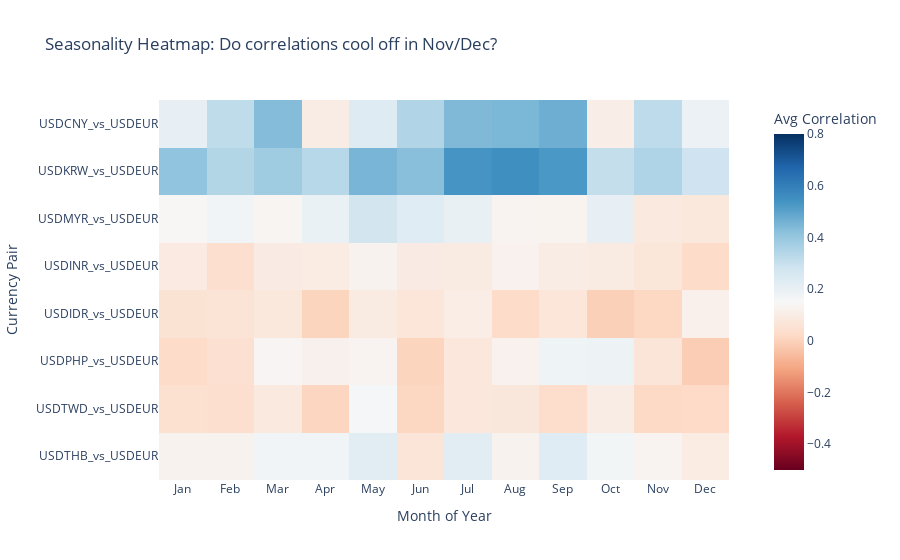

Here is the notebook cell this chart was saved with:
### Code cell
# correlation ag eur

# 1. Create a Month column
daily_corr['Month'] = daily_corr.index.month

# 2. Group by Month and take the average (Aggregating all years together)
# This creates a "Typical Year" profile for each currency
seasonality_matrix = daily_corr.groupby('Month')[usdeur_cols].mean().T

# 3. Plot Heatmap
fig = px.imshow(seasonality_matrix,
                labels=dict(x="Month of Year", y="Currency Pair", color="Avg Correlation"),
                x=['Jan', 'Feb', 'Mar', 'Apr', 'May', 'Jun', 'Jul', 'Aug', 'Sep', 'Oct', 'Nov', 'Dec'],
                color_continuous_scale='RdBu', # Red=High Corr, Blue=Inverse/Low
                zmin=-0.5, zmax=0.8, # Lock scale to see contrast
                title="Seasonality Heatmap: Do correlations cool off in Nov/Dec?")

fig.show()

### Figure 1 — Plotly figure (JSON) as saved in the notebook; plotly's stock layout.template omitted (floating-point values rounded to 4 significant figures)
{"data": [{"coloraxis": "coloraxis", "hovertemplate": "Month of Year: %{x}<br>Currency Pair: %{y}<br>Avg Correlation: %{z}<extra></extra>", "name": "0", "type": "heatmap", "x": ["Jan", "Feb", "Mar", "Apr", "May", "Jun", "Jul", "Aug", "Sep", "Oct", "Nov", "Dec"], "xaxis": "x", "y": ["USDCNY_vs_USDEUR", "USDKRW_vs_USDEUR", "USDMYR_vs_USDEUR", "USDINR_vs_USDEUR", "USDIDR_vs_USDEUR", "USDPHP_vs_USDEUR", "USDTWD_vs_USDEUR", "USDTHB_vs_USDEUR"], "yaxis": "y", "z": [[0.2057, 0.3166, 0.4326, 0.09724, 0.2336, 0.3456, 0.4402, 0.4473, 0.4687, 0.1059, 0.3194, 0.1905], [0.4115, 0.3427, 0.3809, 0.3328, 0.4506, 0.4251, 0.5371, 0.551, 0.5282, 0.3065, 0.3472, 0.2832], [0.1438, 0.1727, 0.1345, 0.1963, 0.2739, 0.2319, 0.1971, 0.1312, 0.1295, 0.2043, 0.08343, 0.08087], [0.08969, 0.03818, 0.09598, 0.09513, 0.126, 0.09635, 0.09418, 0.122, 0.1006, 0.0943, 0.07099, 0.02457], [0.05594, 0.0573, 0.0789, 0.004562, 0.09427, 0.0688, 0.1035, 0.02826, 0.06918, -0.005864, 0.01526, 0.1166], [0.02782, 0.04867, 0.1379, 0.1198, 0.1336, 0.005364, 0.07351, 0.1228, 0.1797, 0.1839, 0.0682, -0.01307], [0.04762, 0.04082, 0.08564, 0.007627, 0.1588, 0.009412, 0.07381, 0.07645, 0.02962, 0.098, 0.01855, 0.02153], [0.1278, 0.1287, 0.1732, 0.1725, 0.2249, 0.06511, 0.2208, 0.1273, 0.2329, 0.1656, 0.1319, 0.09565]]}], "layout": {"coloraxis": {"cmax": 0.8, "cmin": -0.5, "colorbar": {"title": {"text": "Avg Correlation"}}, "colorscale": [[0, "rgb(103,0,31)"], [0.1, "rgb(178,24,43)"], [0.2, "rgb(214,96,77)"], [0.3, "rgb(244,165,130)"], [0.4, "rgb(253,219,199)"], [0.5, "rgb(247,247,247)"], [0.6, "rgb(209,229,240)"], [0.7, "rgb(146,197,222)"], [0.8, "rgb(67,147,195)"], [0.9, "rgb(33,102,172)"], [1, "rgb(5,48,97)"]]}, "title": {"text": "Seasonality Heatmap: Do correlations cool off in Nov/Dec?"}, "xaxis": {"anchor": "y", "constrain": "domain", "domain": [0, 1], "scaleanchor": "y", "title": {"text": "Month of Year"}}, "yaxis": {"anchor": "x", "autorange": "reversed", "constrain": "domain", "domain": [0, 1], "title": {"text": "Currency Pair"}}}}
